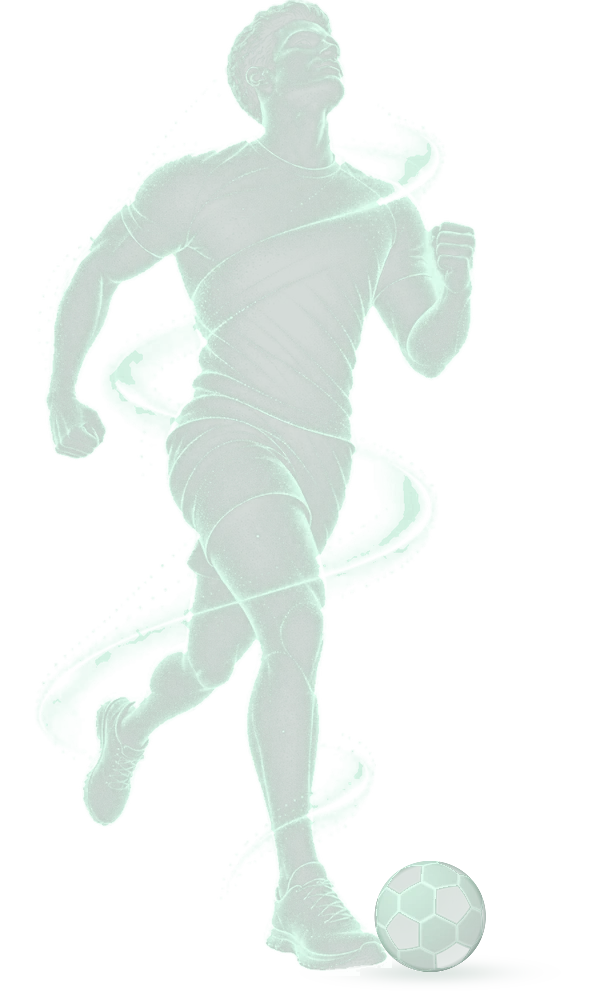
#> input picture packages-page/assets/characters/source/athletes-cutout.webp, 589 x 1000 px, given in place of 16.webp, which was not available
$ python keys2.py .
#> lines starting #> are read from the running program, lines starting #| are printed output that depends on the picture; after the words box and inside, x2 and y2 are one past the last pixel; in counts of white or black regions, pixels touching at a corner belong together
import sys, numpy as np
from PIL import Image
from scipy import ndimage as nd
SRC = sys.argv[1]
def load(f): return np.asarray(Image.open(f"{SRC}/{f}").convert("RGB")).astype(np.float32)
#> called with f = '16.webp'
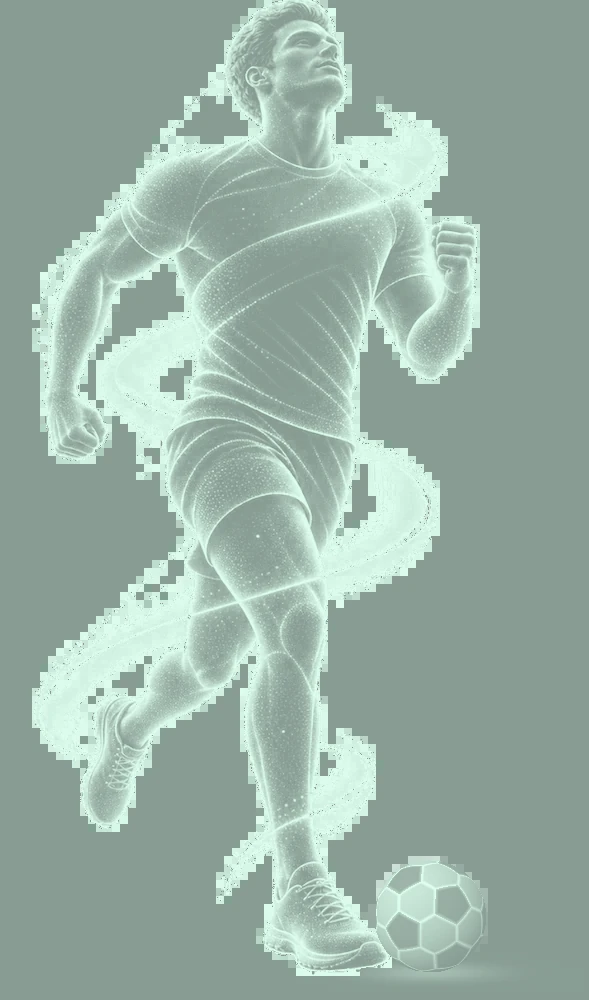
#> returned value: shape (1000, 589, 3) float32; mean of channels 0, 1, 2 153.5, 177.4, 165.3; drawn as R, G, B
LW = np.array([.3, .59, .11], np.float32)
def crop_save(name, V, d, tint, H=1000, pad=.03):
    ys, xs = np.nonzero(V > .05); h, w = V.shape; p = int(pad*h)
    y0, y1, x0, x1 = max(0, ys.min()-p), min(h, ys.max()+p), max(0, xs.min()-p), min(w, xs.max()+p)
    V = V[y0:y1, x0:x1]; d = d[y0:y1, x0:x1]
    t = np.array(tint, np.float32); rgb = t*(.62 + .38*d[..., None])
    im = Image.fromarray(np.dstack([rgb, V*255]).clip(0, 255).astype(np.uint8), "RGBA")
    im = im.resize((round(im.width*H/im.height), H), Image.LANCZOS); im.save(f"{name}.png"); return im
def men():
    a = load("16.webp"); h, w, _ = a.shape
#> after `h, w, _ = a.shape`: h = 1000; w = 589
    # the background is a smooth blue gradient: fit it (2nd order, per channel) on the image border
    yy, xx = np.mgrid[0:h, 0:w]; X = np.stack([np.ones_like(xx), xx/w, yy/h, (xx/w)**2, (yy/h)**2, xx*yy/(w*h)], -1).reshape(-1, 6).astype(np.float32)
    border = np.zeros((h, w), bool); b = 40; border[:b] = border[-b:] = border[:, :b] = border[:, -b:] = True
    border[-260:] = False  # the dots fade into the bottom: keep it out of the fit
    border[-b:, :] = False
    bg = np.zeros_like(a)
    for c in range(3):
        coef, *_ = np.linalg.lstsq(X[border.reshape(-1)], a[..., c].reshape(-1)[border.reshape(-1)], rcond=None)
        bg[..., c] = (X @ coef).reshape(h, w)
#> this loop made 3 passes
#> coef on passes 1 to 3: [130.5, 74.11, 17.56, -74.04, -12.47, -4.76], [149.6, 86.77, 20.8, -86.74, -15.01, -5.5], [141.2, 79.14, 18.9, -79.08, -13.51, -5.09]
    diff = a - bg; L = diff @ LW
    hp = L - nd.gaussian_filter(L, 3)
    dots = np.clip((hp - 6)/40, 0, 1)                 # the luminous dots (fine detail, not the soft halo)
    lit = np.clip((L - 38)/60, 0, 1)                  # lit skin and the bright rim
    light = np.maximum(dots, lit)
    dark = np.clip((-L - 8)/40, 0, 1)                 # the darker shirt / hair (the figure's volume)
    m = np.maximum(nd.gaussian_filter(dots, 4)*3, np.maximum(lit, dark))
    core = nd.gaussian_filter(m, 3) > .3
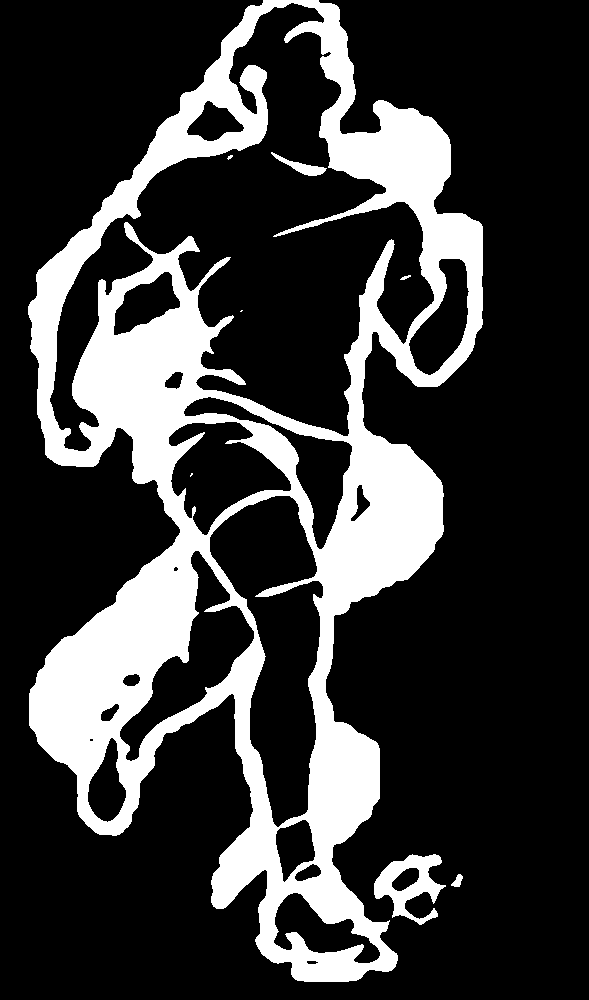
#> core: shape (1000, 589) bool; 22.8% white; 8 white regions (3 under 20 px), largest, box (x1, y1, x2, y2) and area: (28, 0, 483, 982) 131431, (374, 854, 446, 925) 2260, (271, 152, 327, 176) 398, (451, 874, 463, 887) 90, (400, 275, 411, 280) 28
    lab, n = nd.label(core); sizes = nd.sum(core, lab, range(1, n + 1)); core = lab == (1 + np.argmax(sizes))
#> after `lab, n = nd.label(core)`:
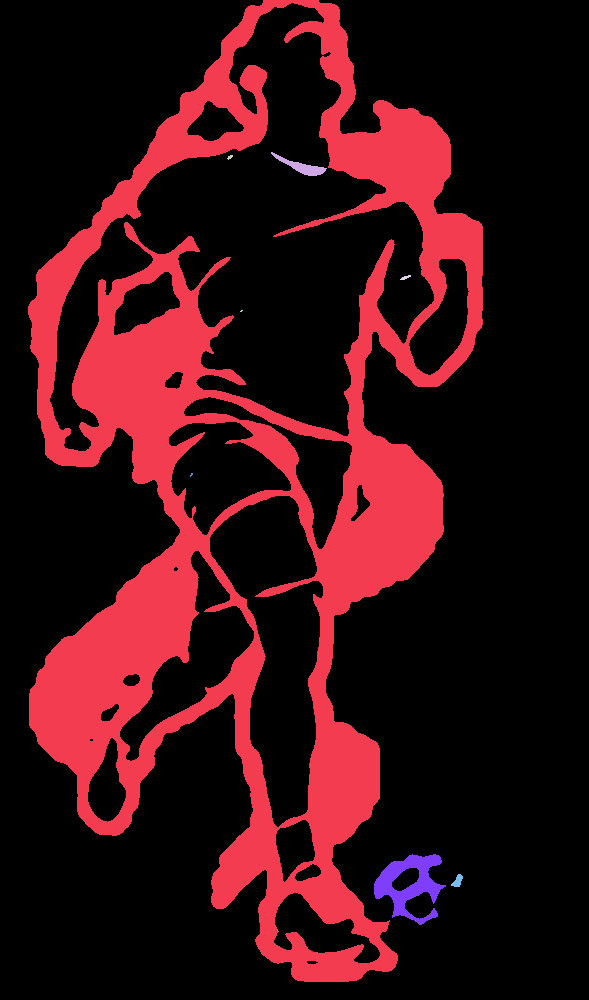
#> lab: shape (1000, 589) int32; 9 distinct labels, from 0 to 8; one colour per label, 0 black
#> after `lab, n = nd.label(core)`: n = 8
#> after `sizes = nd.sum(core, lab, range(1, n + 1))`: sizes = [131431, 398, 17, 28, 4, 7, 2260, 90]
#> after `core = lab == 1 + np.argmax(sizes)`: core: shape (1000, 589) bool; 22.3% white; 1 white region, box (x1, y1, x2, y2) and area: (28, 0, 483, 982) 131431
    body = nd.binary_fill_holes(nd.binary_closing(core, iterations=6))
#> body: shape (1000, 589) bool; 33.3% white; 1 white region, box (x1, y1, x2, y2) and area: (28, 6, 483, 982) 195880
    body = nd.gaussian_filter(body.astype(np.float32), 2)
    d = np.clip(.15 + light*1.0, 0, 1)
    V = np.clip(np.maximum(light, body*.42*(1 - .4*dark)), 0, 1)
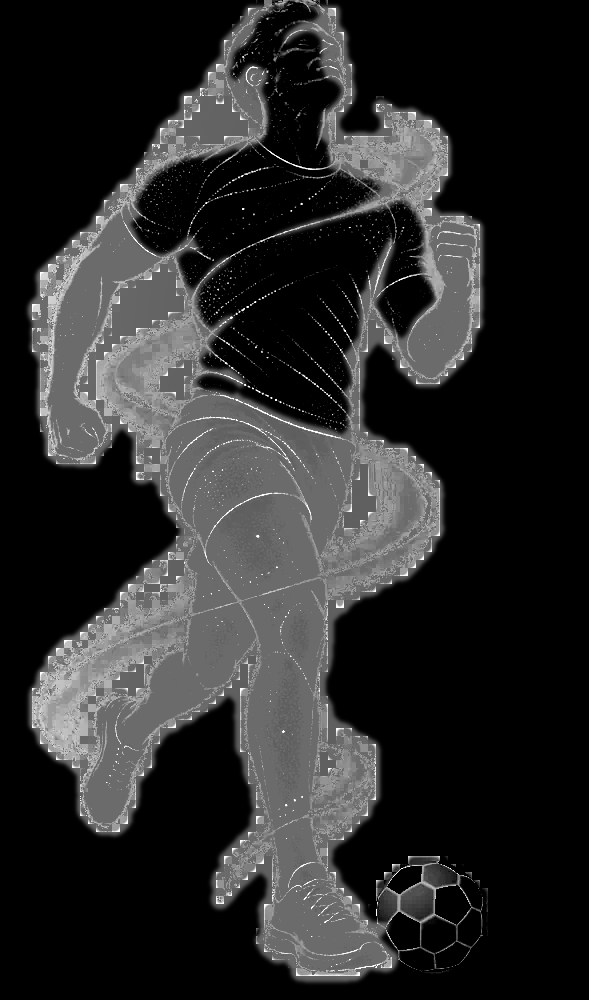
#> V: shape (1000, 589) float32; min 0, max 1, mean 0.165
    V[V < .04] = 0
#> V: shape (1000, 589) float32; 6.59% of pixels changed, all inside (x1, y1, x2, y2) = (20, 0, 491, 990)
    return crop_save("men", V, d, (165, 216, 255))
#> in crop_save, `y0, y1, x0, x1 = max(0, ys.min()-p), min(h, ys.max()+p), max(0, xs.min..`: y0 = 0; y1 = 1000; x0 = 0; x1 = 517
#> in crop_save, `im = Image.fromarray(np.dstack([rgb, V*255]).clip(0, 255).astype(np.ui..`:
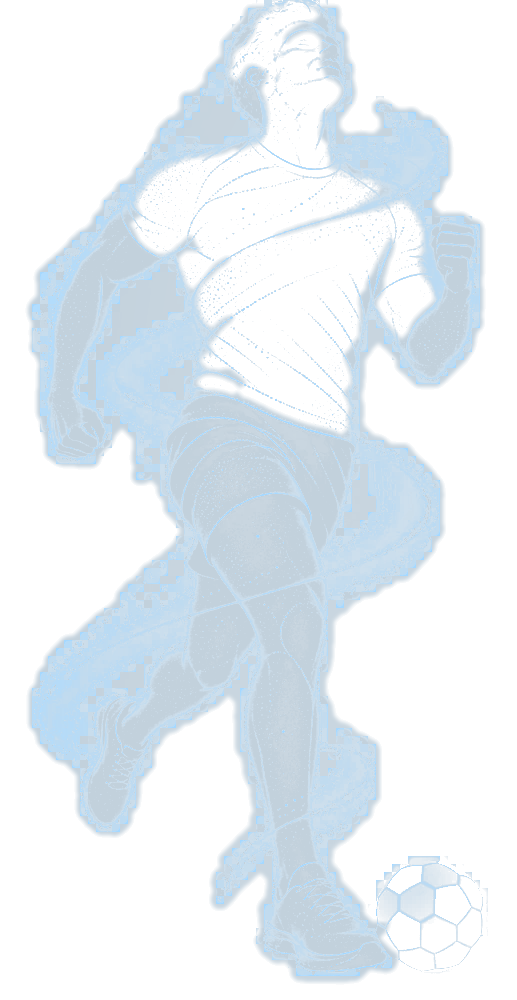
#> im: PIL image 517x1000 RGBA; mean R, G, B, A 117.7, 154.7, 182.3, 47.6; transparent parts drawn white
def women():
    a = load("15.webp"); h, w, _ = a.shape
    dist = np.sqrt(((255 - a)**2).sum(2))/np.sqrt(3)
    fg = nd.gaussian_filter(dist, 1.5) > 22
    fg = nd.binary_opening(fg, iterations=2)
    lab, n = nd.label(fg); sizes = nd.sum(fg, lab, range(1, n + 1)); fg = lab == (1 + np.argmax(sizes))
    fg = nd.binary_fill_holes(nd.binary_closing(fg, iterations=5))
    soft = nd.gaussian_filter(fg.astype(np.float32), 1.2)
    # stray hairs at the edge: thin dark strands outside the solid shape
    strands = np.clip((dist - 30)/90, 0, 1)*(1 - fg)
    L = a @ LW
    inside = fg & (L < 250)
    lo, hi = np.percentile(L[inside], [3, 99.7]); d = np.clip((L - lo)/(hi - lo), 0, 1)
    # the hair's sheen: local contrast lifts the strands' highlights
    hp = np.clip((L - nd.gaussian_filter(L, 6))/18, 0, 1)
    det = np.clip(.5*d + .9*hp, 0, 1)
    V = np.clip(soft*(.3 + .7*det) + strands*.5, 0, 1); V[V < .04] = 0
    return crop_save("women", V, np.clip(d*.7 + hp*.6, 0, 1), (255, 214, 231))
men()
from PIL import Image as I
for n, c in (("men", "#2D6A94"), ("women", "#A3456E")):
#> (the run stopped early here; a loop or call above may not have finished)
